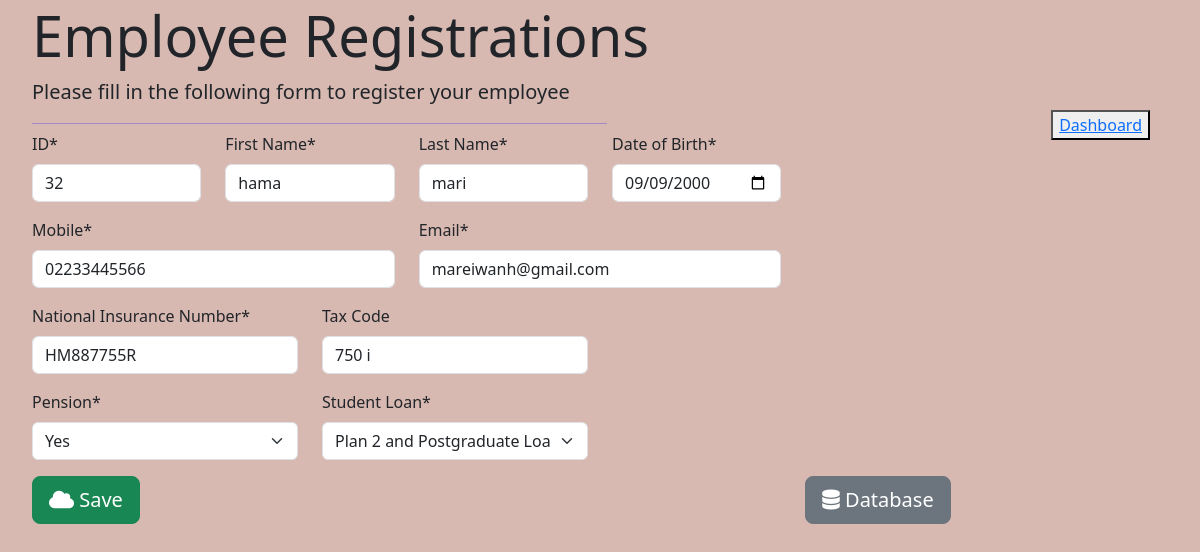
Screenshot of /employee/32/ with the database file from the repository.
### registration/models.py (models this page shows, shortened)
class Employee(models.Model):
    id=models.IntegerField(primary_key=True,verbose_name='Employee ID')
    fname=models.CharField(max_length=20,verbose_name='First Name')
    lname=models.CharField(max_length=20,verbose_name='Last Name')
    mobile=models.CharField(max_length=15,verbose_name='Mobile')
    dbirth=models.DateField()
    email=models.EmailField(max_length=200)
    ni=models.CharField(max_length=20,verbose_name='National Insurance Number')
    tcode=models.CharField(max_length=20,verbose_name='Tax Code')
    join_pension=(('No','No'),('Yes','Yes'))
    pension=models.CharField(max_length=3,null=True,choices=join_pension) #returns Yes or No
    sloan=(('P1','Plan 1'),('P2','Plan 2'),('P4','Plan 4'),('P5','Plan 5'),('PL','Postgraduate Loan'),('P2&PL','Plan 2 and Postgraduate Loan'),('No','No'))
    student_loan=models.CharField(max_length=20,null=True,choices=sloan,verbose_name='Student Loan')

### registration/views.py (the view, shortened to what this page needs)
# urls.py: path('employee/<int:id>/',views.employee_update,name='employee_update'),
def employee_update(request,id=0):
    if request.method=='GET':
        if id==0:
            form = EmployeeForm()
        else:
            employee=Employee.objects.get(pk=id)
            form=EmployeeForm(instance=employee)
        return render (request,'registration/employee_form.html',{'form':form})

### registration/forms.py
class EmployeeForm(forms.ModelForm):
    id=forms.CharField(widget=forms.TextInput(attrs={'placeholder':'only numbers'}),label='ID')
    dbirth = forms.DateField(widget=forms.DateInput(attrs={'type': 'date'}), label='Date of Birth')
    class Meta:
        model=Employee
        fields= '__all__'
    def __init__(self,*args,**kwargs):
        super(EmployeeForm,self).__init__(*args,**kwargs)
        self.fields['tcode'].required=False

### registration/templates/registration/employee_form.html (shortened to what this page needs)
{% extends 'registration/index.html' %}
{% load crispy_forms_tags %}
{% load static %}
    {% block content %}
    <button class="em-dash">
        <a href="{% url 'employer_dashboard' %}">Dashboard</a>
    </button>
    <div class="container" style="padding: 2px;">
        <div class="jumbotron">
            <h1 class="display-4">Employee Registrations</h1>
            <p class="lead font-italic">Please fill in the following form to register your employee </p>
            <hr class="my-1" style="color: blue;width: 575px;height: 5px">
            <form action=""  method="POST" autocomplete="off">
                <div class="row">
                    <div class="col-md-2">
                        {{ form.id|as_crispy_field }}
                    </div>
                    <div class="col-md-2">
                        {{ form.fname|as_crispy_field }}
                    </div>
                    <div class="col-md-2">
                        {{form.lname|as_crispy_field}}
                    </div>
                    <div class="col-md-2">
                        {{form.dbirth|as_crispy_field}}
                    </div>
                </div>
                <div class="row">
                    <div class="col-md-4">
                        {{ form.mobile|as_crispy_field }}
                    </div>
                    <div class="col-md-4">
                        {{ form.email|as_crispy_field }}
                    </div>
                </div>
                <div class="row">
                    <div class="col-md-3">
                        {{ form.ni|as_crispy_field }}
                    </div>
                    <div class="col-md-3">
                        {{ form.tcode|as_crispy_field }}
                    </div>
                </div>
                <div class="row">
                    <div class="col-md-3">
                        {{ form.pension|as_crispy_field }}
                    </div>
                    <div class="col-md-3">
                        {{ form.student_loan|as_crispy_field }}
                    </div>
                </div>
                <div class="row">
                    <div class="col-md-8">
                        <button type="submit" class="mysave btn btn-success btn-lg mb-4"><i class="mysavebutn fa-solid fa-cloud"></i> Save</button>
                    </div>
                    <div class="col-md-4">
                        <a href="{% url 'employee_list' %}" class="mybutn btn btn-secondary btn-block btn-lg">
                            <i class="mydatabase fa-sharp fa-solid fa-database"></i> Database
                        </a>
                    </div>
                </div>
            </form>
        </div>
    </div>
    {% endblock %}

### registration/templates/registration/employee_form.html (style rules this page uses)
body { background-color: rgb(216, 185, 178); }
.em-dash { position: fixed; top: 110px; right: 50px; }

### rows the page displays
Employee: id "32", fname "hama", lname "mari", dbirth "09/09/2000", mobile "02233445566", email "mareiwanh@gmail.com", ni "HM887755R", tcode "750 i", pension "Yes", student_loan "Plan 2 and Postgraduate Loan"
